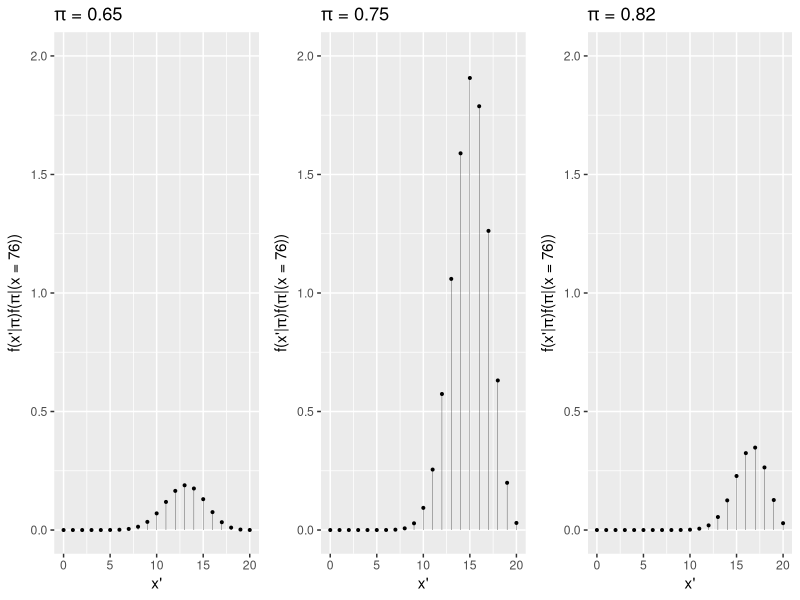
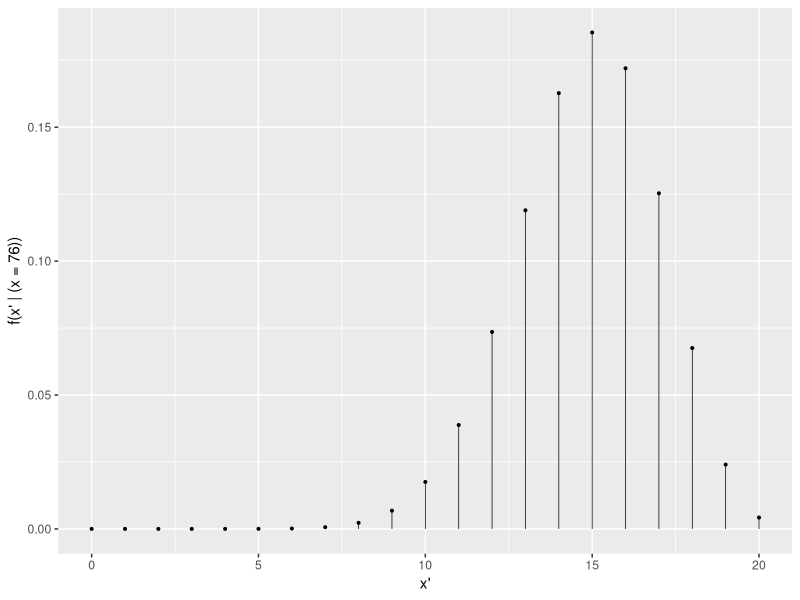

Write the R code that produced these figures, in order.
## ---- chunk 1
library(tidyverse)
library(gridExtra)

# Data
x <- 76
n <- 100
# Prior parameters
prior_a <- 4
prior_b <- 4
# Posterior parameters
post_a <- prior_a + x
post_b <- prior_b + n - x
# Posterior trend
post_mean_unrounded <- round(post_a / (post_a + post_b),3)
post_mean <- round(post_mean_unrounded, 2)
post_mode <- round((post_a - 1) / (post_a + post_b - 2), 2)
# 95% CI
qs <- qbeta(c(0.025, 0.975), post_a, post_b)
lower_95 <- round(qs[1],2)
upper_95 <- round(qs[2],2)
# 99% CI
qs <- qbeta(c(0.005, 0.995), post_a, post_b)
lower_99 <- round(qs[1],2)
upper_99 <- round(qs[2],2)
# Probabilities
post_prob <- pbeta(0.7, 80, 28, lower = FALSE)
prior_prob <- pbeta(0.7, 4, 4, lower = FALSE)

binom_plot <- function(pi_val){
  pred_plot <- data.frame(x = 0:20, y = dbinom(0:20, size = 20, prob = pi_val)*dbeta(pi_val,post_a, post_b))
  ggplot(pred_plot, aes(x = x, y = y)) + 
    geom_point(size = 0.7) + 
    geom_segment(aes(x = x, xend = x, y = 0, yend = y), size = 0.1) + 
    lims(y = c(0,2)) + 
    labs(x = "x'", title = substitute(paste(pi, " = ", nn), list(nn = pi_val)), y = expression(paste("f(x'|", pi, ")", "f(", pi, "|(x = 76))")))
}
g1 <- binom_plot(pi_val = lower_95) 
g2 <- binom_plot(pi_val = post_mode)
g3 <- binom_plot(pi_val = upper_95)
grid.arrange(g1, g2, g3, ncol=3)
## ---- chunk 2
pred_pdf <- Vectorize(function(x){choose(20,x)*gamma(108)/gamma(80)/gamma(28)*gamma(80+x)*gamma(48-x) /gamma(128)})
# Confirm it's valid
#sum(pred_pdf(x = 0:20))
plot_pred <- data.frame(x = 0:20, y = pred_pdf(0:20))
ggplot(plot_pred, aes(x = x, y = y)) + 
  geom_point(size = 0.7) + 
  geom_segment(aes(x = x, xend = x, y = 0, yend = y), size = 0.25) + 
  labs(x = "x'", y = "f(x' | (x = 76))")
